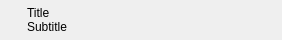
<?xml version="1.0" encoding="UTF-8"?>
<ui version="4.0">
 <class>C_OgeTreeWidgetToolBarSearchItemWidget</class>
 <widget class="QWidget" name="C_OgeTreeWidgetToolBarSearchItemWidget">
  <property name="geometry">
   <rect>
    <x>0</x>
    <y>0</y>
    <width>282</width>
    <height>40</height>
   </rect>
  </property>
  <property name="minimumSize">
   <size>
    <width>0</width>
    <height>40</height>
   </size>
  </property>
  <property name="maximumSize">
   <size>
    <width>16777215</width>
    <height>40</height>
   </size>
  </property>
  <property name="windowTitle">
   <string>Form</string>
  </property>
  <layout class="QVBoxLayout" name="verticalLayout" stretch="1,0,0,1">
   <property name="spacing">
    <number>0</number>
   </property>
   <property name="leftMargin">
    <number>27</number>
   </property>
   <property name="topMargin">
    <number>0</number>
   </property>
   <property name="rightMargin">
    <number>0</number>
   </property>
   <property name="bottomMargin">
    <number>0</number>
   </property>
   <item>
    <spacer name="verticalSpacer_2">
     <property name="orientation">
      <enum>Qt::Orientation::Vertical</enum>
     </property>
     <property name="sizeHint" stdset="0">
      <size>
       <width>20</width>
       <height>40</height>
      </size>
     </property>
    </spacer>
   </item>
   <item>
    <widget class="QLabel" name="pc_LabelTitle">
     <property name="styleRole" stdset="0">
      <string>toolbar-search-result-title</string>
     </property>
     <property name="text">
      <string>Title</string>
     </property>
    </widget>
   </item>
   <item>
    <widget class="QLabel" name="pc_LabelSubtitle">
     <property name="styleRole" stdset="0">
      <string>toolbar-search-result-subtitle</string>
     </property>
     <property name="text">
      <string>Subtitle</string>
     </property>
    </widget>
   </item>
   <item>
    <spacer name="verticalSpacer">
     <property name="orientation">
      <enum>Qt::Orientation::Vertical</enum>
     </property>
     <property name="sizeHint" stdset="0">
      <size>
       <width>20</width>
       <height>40</height>
      </size>
     </property>
    </spacer>
   </item>
  </layout>
 </widget>
 <customwidgets>
 </customwidgets>
 <resources/>
 <connections/>
</ui>
